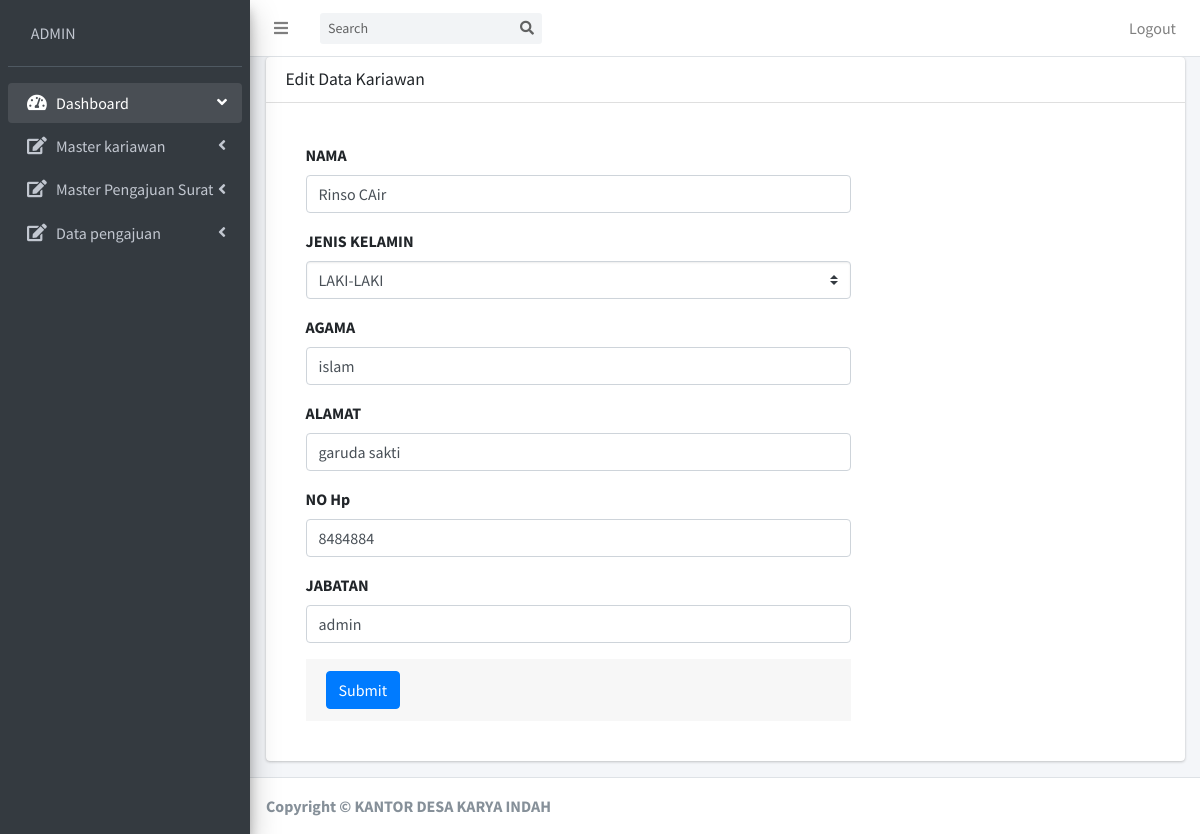
/sistem/admin/kariawan/kariawan_edit.php?id=31408173 (signed in), run on the app's committed database.
### tables this page shows
CREATE TABLE `kariawan` (
  `id_kariawan` varchar(100) NOT NULL,
  `nama_kariawan` varchar(125) NOT NULL,
  `jenis_kariawan` varchar(10) NOT NULL,
  `agama_kariawan` varchar(20) NOT NULL,
  `alamat_kariawan` varchar(125) NOT NULL,
  `jabatan_kariawan` varchar(50) NOT NULL,
  `no_hp` varchar(30) NOT NULL
);

### sistem/admin/kariawan/kariawan_edit.php (the view, shortened to what this page needs)
<?php include "../../pages/coneksi/config.php";
if (
  empty($_SESSION['username']) and
  empty($_SESSION['password'])
) {
  header('location:../../pages/login/login.php');
} else {
  if ($_SESSION['akses'] == "ADMIN") {
?>
    <!DOCTYPE html>
    <html>
    <head>
      <link rel="stylesheet" href="../../plugins/fontawesome-free/css/all.min.css">
      <link rel="stylesheet" href="https://code.ionicframework.com/ionicons/2.0.1/css/ionicons.min.css">
      <link rel="stylesheet" href="../../plugins/daterangepicker/daterangepicker.css">
      <link rel="stylesheet" href="../../plugins/icheck-bootstrap/icheck-bootstrap.min.css">
      <link rel="stylesheet" href="../../plugins/bootstrap-colorpicker/css/bootstrap-colorpicker.min.css">
      <link rel="stylesheet" href="../../plugins/tempusdominus-bootstrap-4/css/tempusdominus-bootstrap-4.min.css">
      <link rel="stylesheet" href="../../plugins/select2/css/select2.min.css">
      <link rel="stylesheet" href="../../plugins/select2-bootstrap4-theme/select2-bootstrap4.min.css">
      <link rel="stylesheet" href="../../plugins/bootstrap4-duallistbox/bootstrap-duallistbox.min.css">
      <link rel="stylesheet" href="../../dist/css/adminlte.min.css">
      <link rel="stylesheet" href="as.css">
    </head>
    <body class="hold-transition sidebar-mini">
      <div class="wrapper">
        <?php include 'navbar.php';
        include 'sidebar.php'; ?>
        <div class="content-wrapper">
          <section class="content">
            <div class="container-fluid">
              <div class="row">
                <div class="col-md-12">
                  <div class="card card-danger">
                    <div class="card-header">
                      <h3 class="card-title">Edit Data Kariawan</h3>
                    </div>
                    <div class="card-body">
                      <?php
                      $queri = "SELECT * FROM kariawan where id_kariawan='$_GET[id]' ";
                      $hasil = mysqli_query($koneksi, $queri);
                      $kolom = mysqli_fetch_assoc($hasil);
                      ?>
                      <form role="form" action="kariawan_edit_proses.php" method="post" enctype="multipart/form-data">
                        <div class="card-body col-md-8">
                          <div class="form-group">
                            <label>NAMA</label>
                            <input type="text" class="form-control" name="nama" value="<?php echo "$kolom[nama_kariawan]"; ?>">
                          </div>
                          <div class="form-group">
                            <label>JENIS KELAMIN</label>
                            <select class="custom-select" name="jk">
                              <?php echo "<option>$kolom[jenis_kariawan] </option>"; ?>
                            </select>
                          </div>
                          <div class="form-group">
                            <label>AGAMA</label>
                            <input type="text" class="form-control" name="agama" value="<?php echo "$kolom[agama_kariawan]"; ?>">
                          </div>
                          <div class="form-group">
                            <label>ALAMAT</label>
                            <input type="text" class="form-control" name="alamat" value="<?php echo "$kolom[alamat_kariawan]"; ?>">
                          </div>
                          <div class="form-group">
                            <label>NO Hp</label>
                            <input type="text" class="form-control" name="hp" value="<?php echo "$kolom[no_hp]"; ?>">
                          </div>
                          <div class="form-group">
                            <label>JABATAN</label>
                            <input type="text" class="form-control" name="jabatan" value="<?php echo "$kolom[jabatan_kariawan]"; ?>">
                          </div>
                          <div class="card-footer">
                            <button type="submit" class="btn btn-primary">Submit</button>
                          </div>
                      </form>
                    </div>
                  </div>
                </div>
              </div>
            </div>
          </section>
        </div>
        <?php include '../footer.php'; ?>
      </div>
    </body>
    </html>
<?php
  } else {
    echo '<script language="javascript">
                        alert ("Anda Tida Punya Akses");
                        window.location="../../pages/login/logout.php";
                        </script>';
    exit();
  }
}; ?>

### data on the page
kariawan: nama "Rinso CAir", jk "LAKI-LAKI", agama "islam", alamat "garuda sakti", hp "8484884", jabatan "admin"

### other printed values
$_SESSION[akses] "ADMIN"
